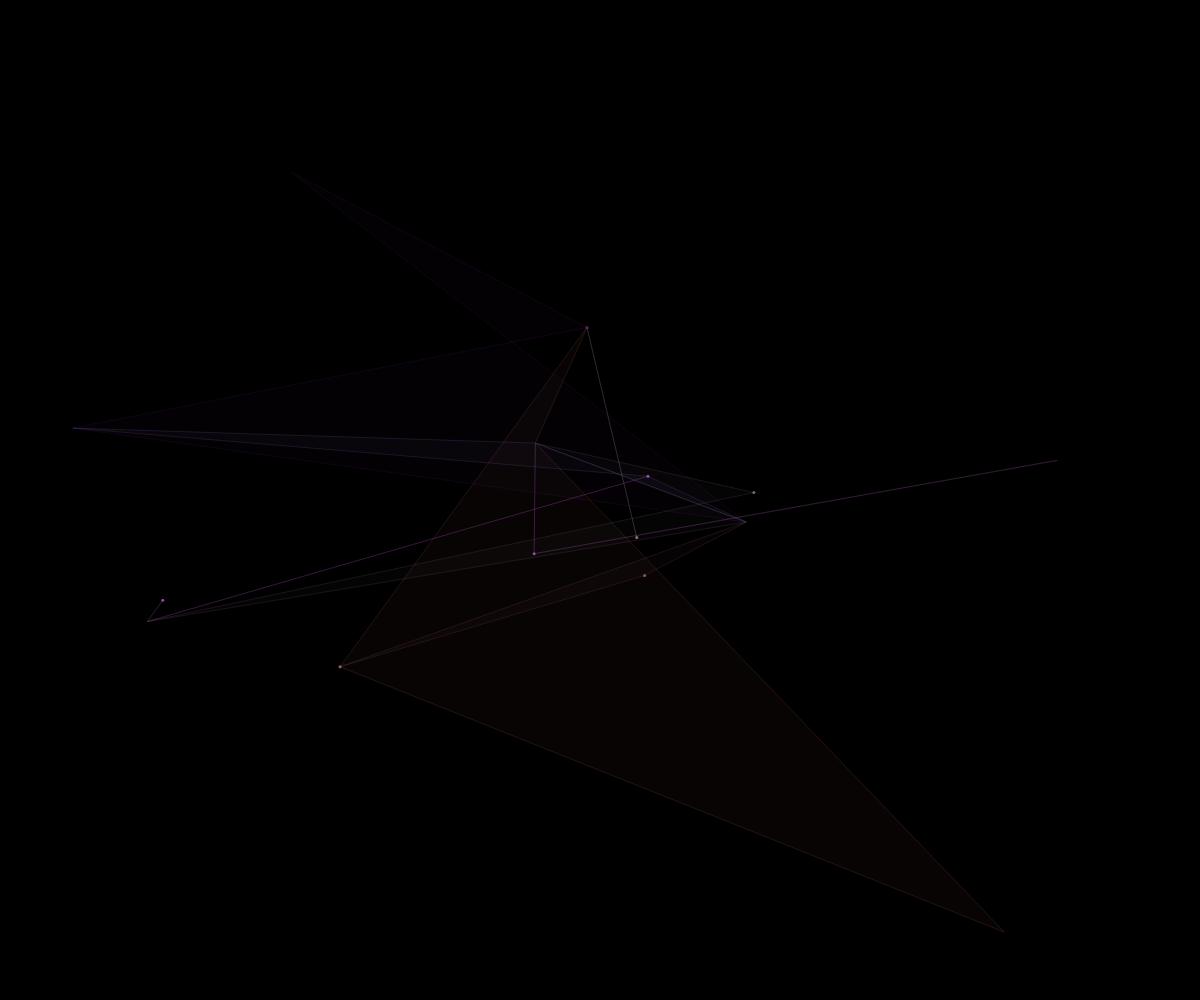
Frame 1 (no input)
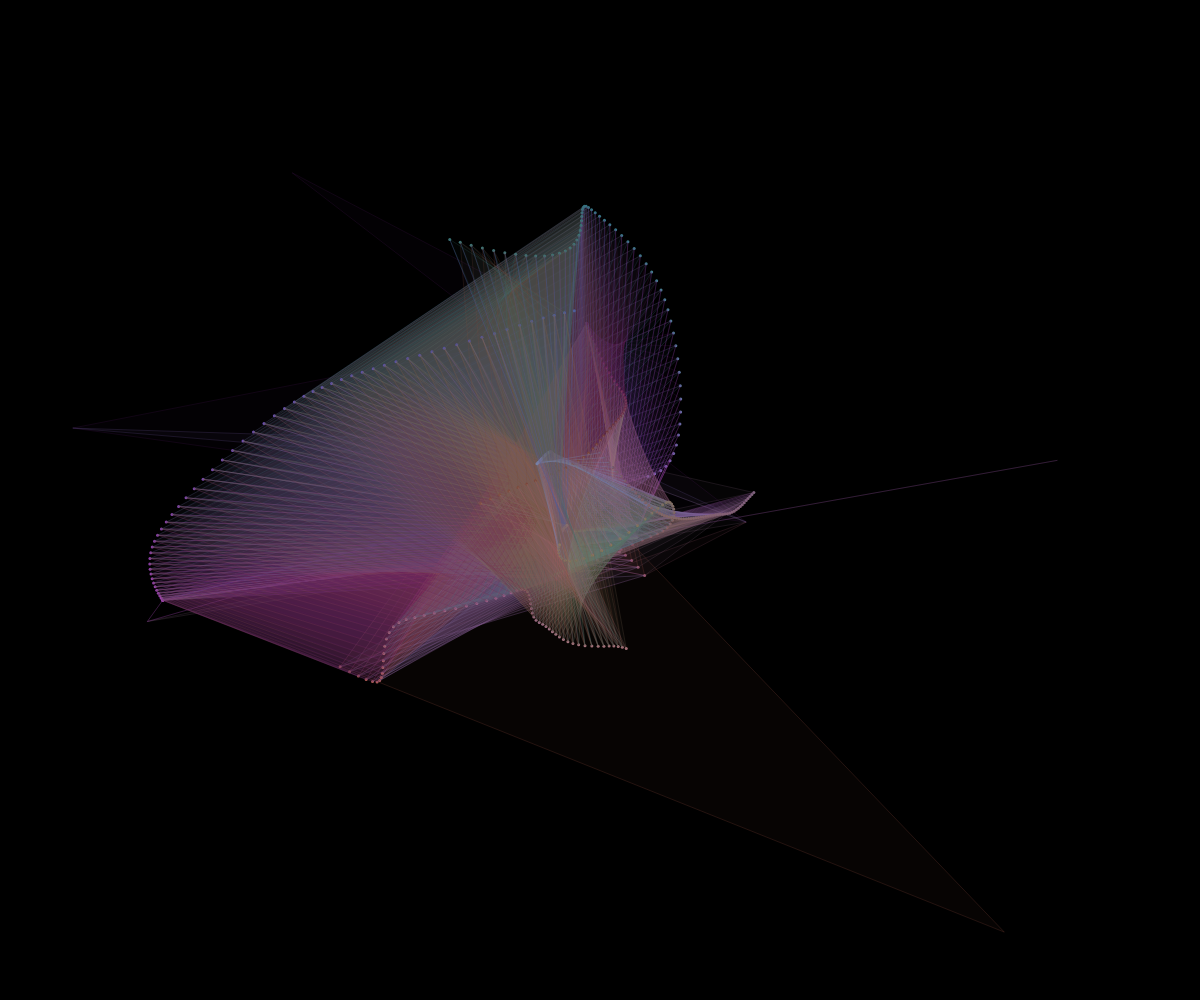
Frame 60 (no input)
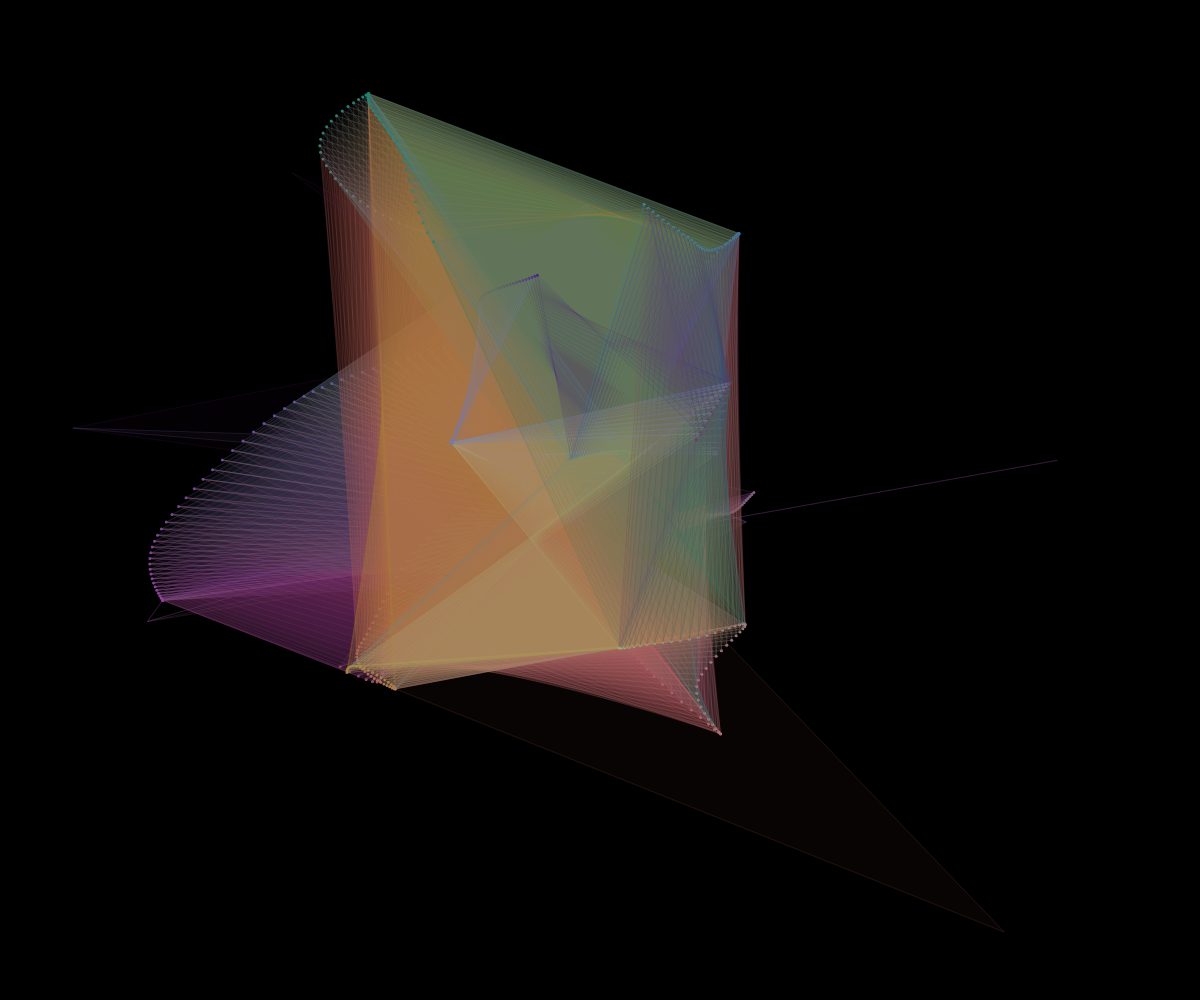
Frame 120 (the mouse pressed at the canvas centre since frame 60)

The p5.js sketch that drew these frames (run headless with seeded random() and noise() and a simulated clock; from frame 60 on, the mouse is pressed at the canvas centre):

// p5.js sketch
// ── sketch.js
// -
// 2D_WALKERS 0.1 by @alessiaciccone [walkers,random,noise]
// 2022 © Alessia M.T. Cicone @alessiaciccone, Daniele @Fupete and the course DS-2022 at DESIGN.unirsm 
// github.com/ds-2022-unirsm — github.com/fupete — github.com/alessiaciccone
// Educational purposes, MIT License, 2022, San Marino
// —
// @fupete (github.com/fupete) for https://editor.p5js.org/fupete/sketches/09hWlp5A9
// original license:



var w, h;
walkers = [];
walkersNumber = 8;

function setup() {
  createCanvas((w = windowWidth), (h = windowHeight));
  background(0);

  for (var i = 0; i < walkersNumber; i++) {
    walkers.push(new walker(i));
  }
}

function draw() {
  for (var i = 0; i < walkers.length; i++) {
    walkers[i].move();
    walkers[i].display();
  }
}

function walker(_id) {
  this.id = _id;
  this.x = random(w);
  this.y = random(h);
  this.delta = random(100);
  this.deltaIncremento = random(0.5, 3) * 0.005;
  this.prossimo;
  this.prossimo2 = int(random(walkersNumber));
  this.prossimo3 = int(random(walkersNumber));

  this.move = function () {
    this.x = noise(this.delta) * width;
    this.y = noise(this.delta + 5) * height;
    this.delta += this.deltaIncremento;
  };

  this.display = function () {
    var r = map(noise(this.delta + 5), 0, 1, 0, 255);
    var g = map(noise(this.delta + 10), 0, 1, 0, 255);
    var b = map(noise(this.delta + 15), 0, 1, 0, 255);

    noStroke();
    fill(r, g, b);
    ellipse(this.x, this.y, 3);

    if (this.id == walkersNumber - 1) {
      this.prossimo = 0;
    } else {
      this.prossimo = this.id + 1;
    }
    push();
    fill(r, g, b, 10);
    stroke(r, g, b, 50);
    beginShape();
    vertex(this.x, this.y);
    vertex(walkers[this.prossimo].x, walkers[this.prossimo].y);
    vertex(walkers[this.prossimo2].x, walkers[this.prossimo2].y);
    vertex(walkers[this.prossimo3].x, walkers[this.prossimo3].y);
    endShape(CLOSE);
    pop();
  };
}
